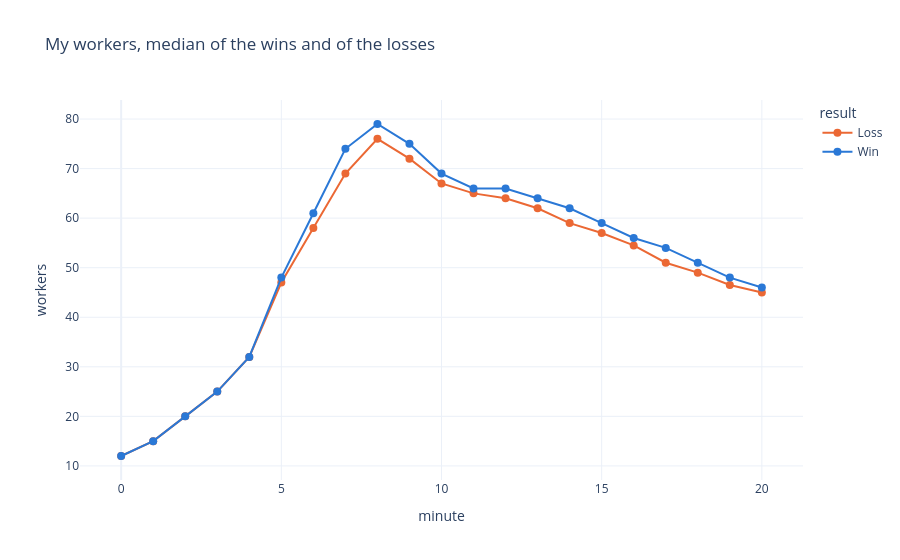
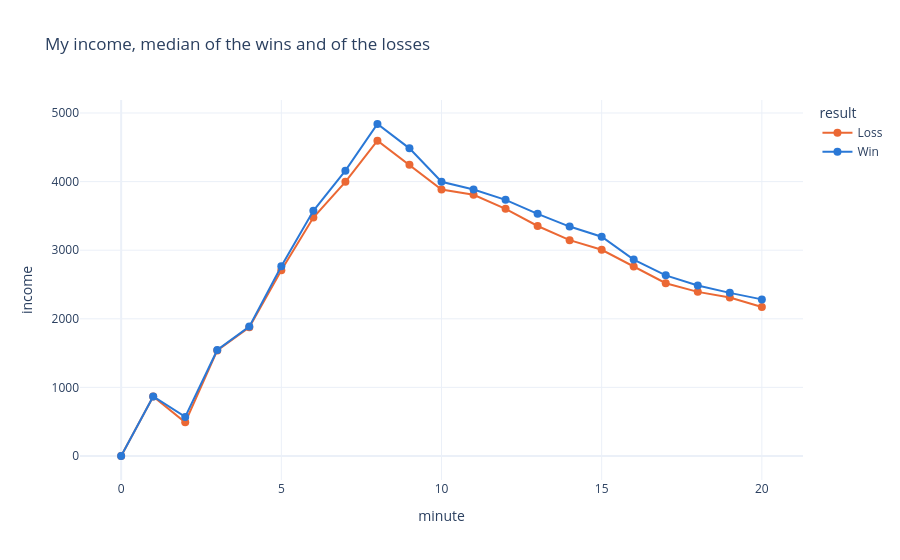
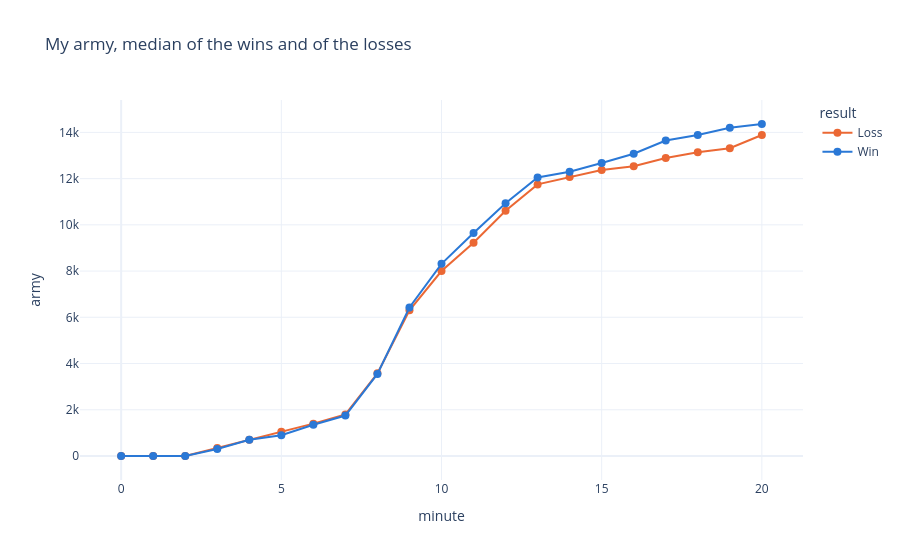

Notebook code cell kept with these figures, in order:
### Markdown cell above
## Economy and army, minute by minute

From the stats of the tracker events, sampled about every 7 seconds: the workers, the income and
the army value (minerals and vespene of the army alive) of the main player, and of both
computers together. The first sample after each minute is used.

### Code cell
participants = (
    games.lazy().select("ext_fs_id", pl.col("player_id").alias("me"), "result")
)
per_player = (
    s2.scan(IPC_DIR, "stats")
    .filter(pl.col("ext_fs_id").is_in(game_ids))
    .with_columns(s2.game_seconds())
    .with_columns((pl.col("game_seconds") // 60).cast(pl.Int32).alias("minute"))
    .filter(pl.col("minute") <= 20)
    .join(participants, on="ext_fs_id")
    .with_columns(pl.when(pl.col("player_id") == pl.col("me")).then(pl.lit("me")).otherwise(pl.lit("computers")).alias("side"))
    .group_by("ext_fs_id", "result", "side", "player_id", "minute")
    .agg(
        pl.col("workers_active_count").sort_by("game_seconds").first().alias("workers"),
        (pl.col("minerals_collection_rate") + pl.col("vespene_collection_rate")).sort_by("game_seconds").first().alias("income"),
        (pl.col("minerals_used_current_army") + pl.col("vespene_used_current_army")).sort_by("game_seconds").first().alias("army"),
        (pl.col("minerals_lost_army") + pl.col("vespene_lost_army")).sort_by("game_seconds").first().alias("army_lost"),
    )
    .collect()
)
# Both computers together.
per_minute = (
    per_player.lazy()
    .group_by("ext_fs_id", "result", "side", "minute")
    .agg(pl.col("workers", "income", "army", "army_lost").sum())
    .collect()
)
medians = (
    per_minute.lazy()
    .group_by("result", "side", "minute")
    .agg(pl.col("workers", "income", "army").median())
    .with_columns(pl.concat_str("side", pl.lit(", "), "result").alias("series"))
    .sort("minute")
    .collect()
)
# Mine only, the computers cheat.
for measure in ["workers", "income", "army"]:
    fig = px.line(medians.filter(pl.col("side") == "me"), x="minute", y=measure, color="result", template=TEMPLATE,
                  color_discrete_map=RESULT_COLORS, title=f"My {measure}, median of the wins and of the losses", markers=True)
    fig.update_traces(line_width=2, marker_size=8)
    fig.show()

### Figure 1 — Plotly figure (JSON) as saved in the notebook; plotly's stock layout.template omitted (floating-point values rounded to 4 significant figures)
{"data": [{"hovertemplate": "result=Loss<br>minute=%{x}<br>workers=%{y}<extra></extra>", "legendgroup": "Loss", "line": {"color": "#eb6834", "dash": "solid", "width": 2}, "marker": {"size": 8, "symbol": "circle"}, "mode": "lines+markers", "name": "Loss", "orientation": "v", "showlegend": true, "type": "scatter", "x": [0, 1, 2, 3, 4, 5, 6, 7, 8, 9, 10, 11, 12, 13, 14, 15, 16, 17, 18, 19, 20], "xaxis": "x", "y": [12.0, 15.0, 20.0, 25.0, 32.0, 47.0, 58.0, 69.0, 76.0, 72.0, 67.0, 65.0, 64.0, 62.0, 59.0, 57.0, 54.5, 51.0, 49.0, 46.5, 45.0], "yaxis": "y"}, {"hovertemplate": "result=Win<br>minute=%{x}<br>workers=%{y}<extra></extra>", "legendgroup": "Win", "line": {"color": "#2a78d6", "dash": "solid", "width": 2}, "marker": {"size": 8, "symbol": "circle"}, "mode": "lines+markers", "name": "Win", "orientation": "v", "showlegend": true, "type": "scatter", "x": [0, 1, 2, 3, 4, 5, 6, 7, 8, 9, 10, 11, 12, 13, 14, 15, 16, 17, 18, 19, 20], "xaxis": "x", "y": [12.0, 15.0, 20.0, 25.0, 32.0, 48.0, 61.0, 74.0, 79.0, 75.0, 69.0, 66.0, 66.0, 64.0, 62.0, 59.0, 56.0, 54.0, 51.0, 48.0, 46.0], "yaxis": "y"}], "layout": {"legend": {"title": {"text": "result"}, "tracegroupgap": 0}, "title": {"text": "My workers, median of the wins and of the losses"}, "xaxis": {"anchor": "y", "domain": [0.0, 1.0], "title": {"text": "minute"}}, "yaxis": {"anchor": "x", "domain": [0.0, 1.0], "title": {"text": "workers"}}}}

### Figure 2 — Plotly figure (JSON) as saved in the notebook; plotly's stock layout.template omitted (floating-point values rounded to 4 significant figures)
{"data": [{"hovertemplate": "result=Loss<br>minute=%{x}<br>income=%{y}<extra></extra>", "legendgroup": "Loss", "line": {"color": "#eb6834", "dash": "solid", "width": 2}, "marker": {"size": 8, "symbol": "circle"}, "mode": "lines+markers", "name": "Loss", "orientation": "v", "showlegend": true, "type": "scatter", "x": [0, 1, 2, 3, 4, 5, 6, 7, 8, 9, 10, 11, 12, 13, 14, 15, 16, 17, 18, 19, 20], "xaxis": "x", "y": [0.0, 867.0, 491.0, 1539.0, 1875.0, 2709.0, 3476.0, 3997.0, 4596.0, 4247.0, 3885.0, 3807.0, 3602.0, 3353.0, 3146.0, 3006.0, 2762.0, 2518.0, 2392.0, 2311.0, 2171.0], "yaxis": "y"}, {"hovertemplate": "result=Win<br>minute=%{x}<br>income=%{y}<extra></extra>", "legendgroup": "Win", "line": {"color": "#2a78d6", "dash": "solid", "width": 2}, "marker": {"size": 8, "symbol": "circle"}, "mode": "lines+markers", "name": "Win", "orientation": "v", "showlegend": true, "type": "scatter", "x": [0, 1, 2, 3, 4, 5, 6, 7, 8, 9, 10, 11, 12, 13, 14, 15, 16, 17, 18, 19, 20], "xaxis": "x", "y": [0.0, 867.0, 570.0, 1545.0, 1886.0, 2765.0, 3574.0, 4159.0, 4840.0, 4484.0, 3997.0, 3885.0, 3734.0, 3530.0, 3344.0, 3197.0, 2864.0, 2633.0, 2485.0, 2378.0, 2283.0], "yaxis": "y"}], "layout": {"legend": {"title": {"text": "result"}, "tracegroupgap": 0}, "title": {"text": "My income, median of the wins and of the losses"}, "xaxis": {"anchor": "y", "domain": [0.0, 1.0], "title": {"text": "minute"}}, "yaxis": {"anchor": "x", "domain": [0.0, 1.0], "title": {"text": "income"}}}}

### Figure 3 — Plotly figure (JSON) as saved in the notebook; plotly's stock layout.template omitted (floating-point values rounded to 4 significant figures)
{"data": [{"hovertemplate": "result=Loss<br>minute=%{x}<br>army=%{y}<extra></extra>", "legendgroup": "Loss", "line": {"color": "#eb6834", "dash": "solid", "width": 2}, "marker": {"size": 8, "symbol": "circle"}, "mode": "lines+markers", "name": "Loss", "orientation": "v", "showlegend": true, "type": "scatter", "x": [0, 1, 2, 3, 4, 5, 6, 7, 8, 9, 10, 11, 12, 13, 14, 15, 16, 17, 18, 19, 20], "xaxis": "x", "y": [0.0, 0.0, 0.0, 350.0, 700.0, 1050.0, 1400.0, 1800.0, 3575.0, 6300.0, 8000.0, 9225.0, 10610.0, 11750.0, 12080.0, 12380.0, 12540.0, 12890.0, 13140.0, 13310.0, 13890.0], "yaxis": "y"}, {"hovertemplate": "result=Win<br>minute=%{x}<br>army=%{y}<extra></extra>", "legendgroup": "Win", "line": {"color": "#2a78d6", "dash": "solid", "width": 2}, "marker": {"size": 8, "symbol": "circle"}, "mode": "lines+markers", "name": "Win", "orientation": "v", "showlegend": true, "type": "scatter", "x": [0, 1, 2, 3, 4, 5, 6, 7, 8, 9, 10, 11, 12, 13, 14, 15, 16, 17, 18, 19, 20], "xaxis": "x", "y": [0.0, 0.0, 0.0, 300.0, 700.0, 900.0, 1350.0, 1750.0, 3550.0, 6425.0, 8312.0, 9650.0, 10940.0, 12050.0, 12300.0, 12680.0, 13080.0, 13650.0, 13890.0, 14200.0, 14360.0], "yaxis": "y"}], "layout": {"legend": {"title": {"text": "result"}, "tracegroupgap": 0}, "title": {"text": "My army, median of the wins and of the losses"}, "xaxis": {"anchor": "y", "domain": [0.0, 1.0], "title": {"text": "minute"}}, "yaxis": {"anchor": "x", "domain": [0.0, 1.0], "title": {"text": "army"}}}}
